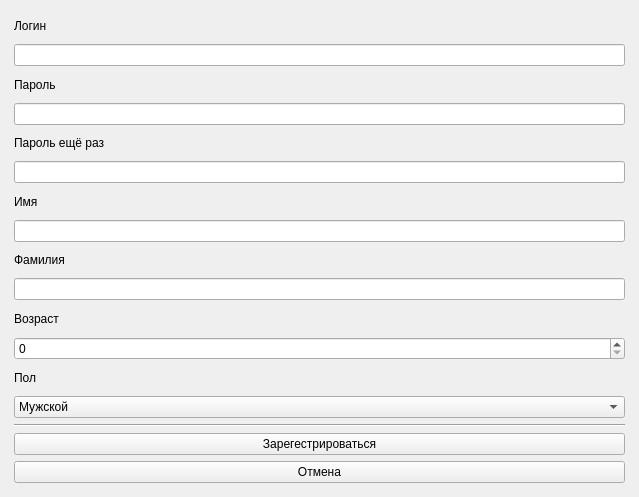
<?xml version="1.0" encoding="UTF-8"?>
<ui version="4.0">
 <class>MainWindow</class>
 <widget class="QMainWindow" name="MainWindow">
  <property name="geometry">
   <rect>
    <x>0</x>
    <y>0</y>
    <width>639</width>
    <height>497</height>
   </rect>
  </property>
  <property name="windowTitle">
   <string>Регистраця</string>
  </property>
  <property name="windowIcon">
   <iconset>
    <normaloff>ЛогоПроект.png</normaloff>ЛогоПроект.png</iconset>
  </property>
  <widget class="QWidget" name="centralwidget">
   <layout class="QGridLayout" name="gridLayout">
    <item row="1" column="1">
     <layout class="QVBoxLayout" name="verticalLayout">
      <item>
       <widget class="QLabel" name="label">
        <property name="text">
         <string>Логин</string>
        </property>
       </widget>
      </item>
      <item>
       <widget class="QLineEdit" name="lineEdit_login"/>
      </item>
      <item>
       <widget class="QLabel" name="label_2">
        <property name="text">
         <string>Пароль</string>
        </property>
       </widget>
      </item>
      <item>
       <widget class="QLineEdit" name="lineEdit_password"/>
      </item>
      <item>
       <widget class="QLabel" name="label_3">
        <property name="text">
         <string>Пароль ещё раз</string>
        </property>
       </widget>
      </item>
      <item>
       <widget class="QLineEdit" name="lineEdit_password2"/>
      </item>
      <item>
       <widget class="QLabel" name="label_4">
        <property name="text">
         <string>Имя</string>
        </property>
       </widget>
      </item>
      <item>
       <widget class="QLineEdit" name="lineEdit_firstname"/>
      </item>
      <item>
       <widget class="QLabel" name="label_5">
        <property name="text">
         <string>Фамилия</string>
        </property>
       </widget>
      </item>
      <item>
       <widget class="QLineEdit" name="lineEdit_secondname"/>
      </item>
      <item>
       <widget class="QLabel" name="label_6">
        <property name="text">
         <string>Возраст</string>
        </property>
       </widget>
      </item>
      <item>
       <widget class="QSpinBox" name="spinBox">
        <property name="maximum">
         <number>99</number>
        </property>
       </widget>
      </item>
      <item>
       <widget class="QLabel" name="label_7">
        <property name="text">
         <string>Пол</string>
        </property>
       </widget>
      </item>
      <item>
       <widget class="QComboBox" name="comboBox">
        <property name="maxCount">
         <number>2</number>
        </property>
        <item>
         <property name="text">
          <string>Мужской</string>
         </property>
        </item>
        <item>
         <property name="text">
          <string>Женский</string>
         </property>
        </item>
       </widget>
      </item>
      <item>
       <widget class="Line" name="line">
        <property name="orientation">
         <enum>Qt::Horizontal</enum>
        </property>
       </widget>
      </item>
      <item>
       <widget class="QPushButton" name="pushButton_register">
        <property name="text">
         <string>Зарегестрироваться</string>
        </property>
       </widget>
      </item>
      <item>
       <widget class="QPushButton" name="pushButton_cancel">
        <property name="text">
         <string>Отмена</string>
        </property>
       </widget>
      </item>
      <item>
       <spacer name="verticalSpacer_2">
        <property name="orientation">
         <enum>Qt::Vertical</enum>
        </property>
        <property name="sizeType">
         <enum>QSizePolicy::Fixed</enum>
        </property>
        <property name="sizeHint" stdset="0">
         <size>
          <width>5</width>
          <height>5</height>
         </size>
        </property>
       </spacer>
      </item>
     </layout>
    </item>
    <item row="1" column="2">
     <spacer name="horizontalSpacer_2">
      <property name="orientation">
       <enum>Qt::Horizontal</enum>
      </property>
      <property name="sizeType">
       <enum>QSizePolicy::Fixed</enum>
      </property>
      <property name="sizeHint" stdset="0">
       <size>
        <width>5</width>
        <height>5</height>
       </size>
      </property>
     </spacer>
    </item>
    <item row="1" column="0">
     <spacer name="horizontalSpacer">
      <property name="orientation">
       <enum>Qt::Horizontal</enum>
      </property>
      <property name="sizeType">
       <enum>QSizePolicy::Fixed</enum>
      </property>
      <property name="sizeHint" stdset="0">
       <size>
        <width>5</width>
        <height>5</height>
       </size>
      </property>
     </spacer>
    </item>
    <item row="0" column="1">
     <spacer name="verticalSpacer">
      <property name="orientation">
       <enum>Qt::Vertical</enum>
      </property>
      <property name="sizeType">
       <enum>QSizePolicy::Fixed</enum>
      </property>
      <property name="sizeHint" stdset="0">
       <size>
        <width>5</width>
        <height>5</height>
       </size>
      </property>
     </spacer>
    </item>
   </layout>
  </widget>
 </widget>
 <resources/>
 <connections/>
</ui>
